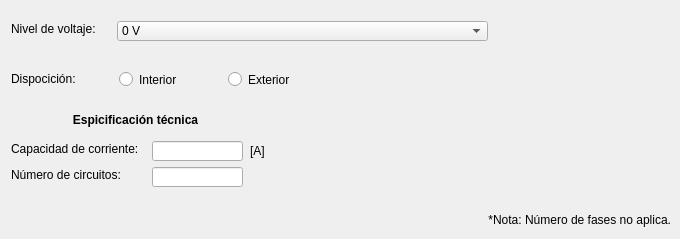
    <widget class="QWidget" name="tab_Tableros">
     <attribute name="title">
      <string>Tableros de distribución</string>
     </attribute>
     <widget class="QLabel" name="label_108">
      <property name="geometry">
       <rect>
        <x>20</x>
        <y>210</y>
        <width>651</width>
        <height>20</height>
       </rect>
      </property>
      <property name="text">
       <string>*Nota: Número de fases no aplica.</string>
      </property>
      <property name="alignment">
       <set>Qt::AlignRight|Qt::AlignTrailing|Qt::AlignVCenter</set>
      </property>
     </widget>
     <widget class="QLabel" name="label">
      <property name="geometry">
       <rect>
        <x>10</x>
        <y>110</y>
        <width>251</width>
        <height>20</height>
       </rect>
      </property>
      <property name="font">
       <font>
        <weight>75</weight>
        <bold>true</bold>
       </font>
      </property>
      <property name="text">
       <string>Espicificación técnica</string>
      </property>
      <property name="alignment">
       <set>Qt::AlignCenter</set>
      </property>
     </widget>
     <widget class="QLabel" name="label_2">
      <property name="geometry">
       <rect>
        <x>250</x>
        <y>140</y>
        <width>47</width>
        <height>21</height>
       </rect>
      </property>
      <property name="text">
       <string>[A]</string>
      </property>
     </widget>
     <widget class="QLineEdit" name="tbll_txt_capacidadCorriente">
      <property name="geometry">
       <rect>
        <x>152</x>
        <y>141</y>
        <width>91</width>
        <height>20</height>
       </rect>
      </property>
     </widget>
     <widget class="QLabel" name="label_109">
      <property name="geometry">
       <rect>
        <x>11</x>
        <y>167</y>
        <width>131</width>
        <height>16</height>
       </rect>
      </property>
      <property name="text">
       <string>Número de circuitos:</string>
      </property>
     </widget>
     <widget class="QLineEdit" name="tbll_txt_numeroCircuito">
      <property name="geometry">
       <rect>
        <x>152</x>
        <y>167</y>
        <width>91</width>
        <height>20</height>
       </rect>
      </property>
     </widget>
     <widget class="QLabel" name="label_110">
      <property name="geometry">
       <rect>
        <x>11</x>
        <y>141</y>
        <width>151</width>
        <height>16</height>
       </rect>
      </property>
      <property name="text">
       <string>Capacidad de corriente:</string>
      </property>
     </widget>
     <widget class="QLabel" name="label_106">
      <property name="geometry">
       <rect>
        <x>11</x>
        <y>21</y>
        <width>121</width>
        <height>16</height>
       </rect>
      </property>
      <property name="text">
       <string>Nivel de voltaje:</string>
      </property>
     </widget>
     <widget class="QComboBox" name="tbll_cb_voltaje">
      <property name="geometry">
       <rect>
        <x>117</x>
        <y>21</y>
        <width>371</width>
        <height>20</height>
       </rect>
      </property>
      <item>
       <property name="text">
        <string>0 V</string>
       </property>
      </item>
      <item>
       <property name="text">
        <string>120 V – 121 V – 127 V</string>
       </property>
      </item>
      <item>
       <property name="text">
        <string>240/120 V – 220/127 V</string>
       </property>
      </item>
      <item>
       <property name="text">
        <string>6,3 kV</string>
       </property>
      </item>
      <item>
       <property name="text">
        <string>13,8 kV GRDy / 7,96 kV – 13,2 kV GRDy / 7,62 kV</string>
       </property>
      </item>
      <item>
       <property name="text">
        <string>22 kV GRDy / 12,7 kV - 22,8 kV GRDy / 13,2 kV </string>
       </property>
      </item>
     </widget>
     <widget class="QLabel" name="label_111">
      <property name="geometry">
       <rect>
        <x>11</x>
        <y>71</y>
        <width>101</width>
        <height>16</height>
       </rect>
      </property>
      <property name="text">
       <string>Dispocición:</string>
      </property>
     </widget>
     <widget class="QRadioButton" name="tbll_rb_interior">
      <property name="geometry">
       <rect>
        <x>119</x>
        <y>71</y>
        <width>101</width>
        <height>17</height>
       </rect>
      </property>
      <property name="text">
       <string>Interior</string>
      </property>
     </widget>
     <widget class="QRadioButton" name="tbll_rb_exterior">
      <property name="geometry">
       <rect>
        <x>228</x>
        <y>71</y>
        <width>101</width>
        <height>17</height>
       </rect>
      </property>
      <property name="text">
       <string>Exterior</string>
      </property>
     </widget>
    </widget>
